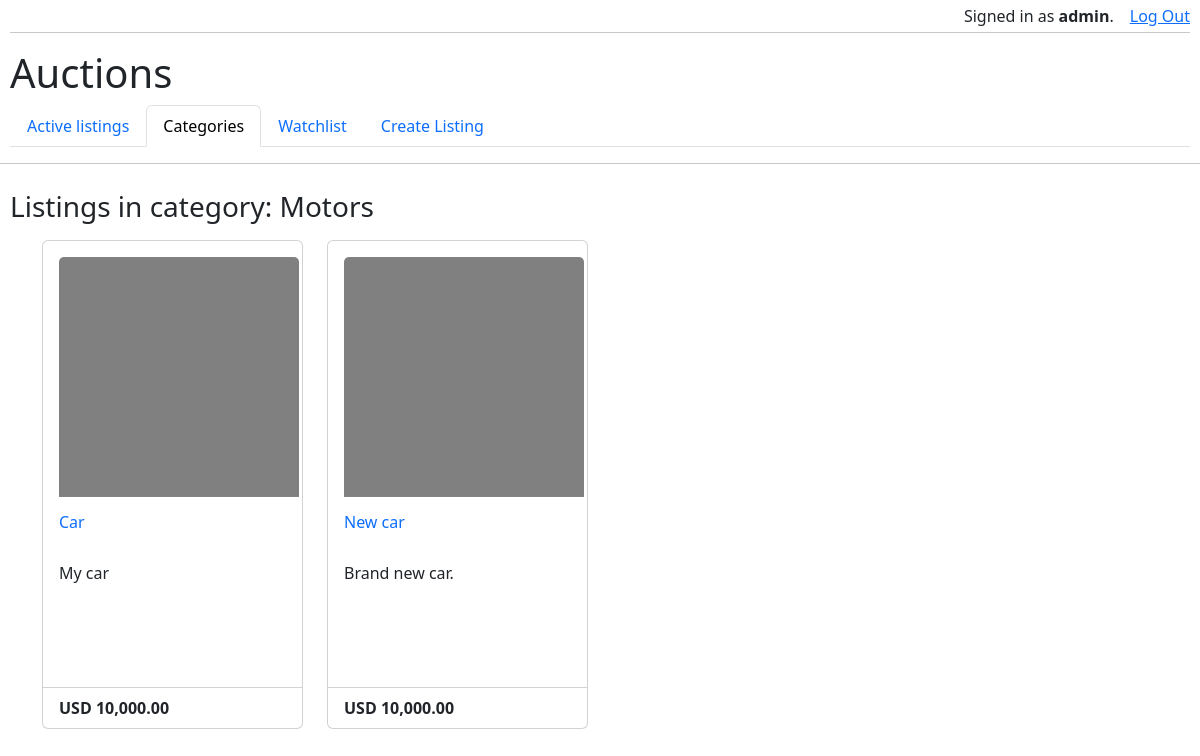
/category/motors (signed in), run on the app's committed database.
### auctions/models.py (models this page shows, shortened)
class User(AbstractUser):
    pass

class Category(models.Model):
    name = models.CharField(max_length=100, db_index=True, verbose_name='Name')
    slug = models.SlugField(max_length=100, db_index=True, unique=True, verbose_name='URL part (unique)')
    class Meta:
        verbose_name_plural = 'Categories'
        verbose_name = 'Category'

class Listing(models.Model):
    creator = models.ForeignKey('User', blank=True, null=True, on_delete=models.PROTECT, related_name="creator",
                                verbose_name='Creator')
    title = models.CharField(max_length=250, db_index=True, verbose_name='Title')
    slug = models.SlugField(max_length=300, db_index=True, unique=True, verbose_name='URL part (slug)')
    cat = models.ForeignKey('Category', verbose_name='Category', on_delete=models.CASCADE)
    price = models.FloatField(verbose_name='Starting bid')
    description = models.TextField(blank=True, verbose_name='Description')
    image = models.URLField(null=True, blank=True, verbose_name='Image url')
    timestamp = models.DateTimeField(auto_now_add=True, verbose_name='Timestamp')
    is_active = models.BooleanField(default=True, verbose_name='Is currently active')
    winner = models.ForeignKey('User', blank=True, null=True, on_delete=models.PROTECT,
                               related_name="winner", verbose_name='Winner')
    def get_absolute_url(self):
        return reverse('show_listing', kwargs={'listing_slug': self.slug})
    def usd_price(self):
        return "USD {:,.2f}".format(self.price)

### auctions/views.py (the view)
# urls.py: path('category/<slug:cat_slug>', views.show_category, name='show_category'),
def show_category(request, cat_slug):
    category = Category.objects.get(slug=cat_slug)
    cat_listings = Listing.objects.filter(cat=category).order_by("-id")
    pagination_range = 12
    paginator = Paginator(cat_listings, pagination_range)
    page_number = request.GET.get("page")
    page_obj = paginator.get_page(page_number)
    context = {
        'context_menu_pos': 2,
        'category': category,
        'page_obj': page_obj,
    }
    return render(request, "auctions/show_category.html", context)

### auctions/context_processor.py (called while the page is built)
def standard_interface(request):
    return {'menu': menu}

### auctions/templates/auctions/show_category.html (shortened to what this page needs)
{% extends "auctions/layout.html" %}
{% block body %}
    <h3>Listings in category: {{ category.name }}</h3>
    <div class="container mt-3">
    <div class="row row-cols-1 row-cols-md-3 g-4">
    {% for listing in page_obj %}
    <div class="col-lg-3 col-md-6">
        <div class="card">
        <div class="card-body">
            {% if listing.image %}
        <div class="img-top"><a href="{{ listing.get_absolute_url }}"><img src="{{ listing.image }}" class="card-img-top" alt="Not Found" onerror=""></a></div>
            {% else %}
            {% load static %}
        <div class="img-top"><a href="{{ listing.get_absolute_url }}"><img src="{% static 'auctions/no_image.png' %}" class="card-img-top" alt="Not Found" onerror=""></a></div>
            {% endif %}
        <h6 class="card-title mt-3"><a href="{{ listing.get_absolute_url }}">
            {{ listing.title|truncatechars:70 }}
        </a></h6>
         <div class="card-text">{{ listing.description|linebreaks }}</div>
        </div>
        <div class="card-footer bg-transparent">
                <b>{{ listing.usd_price }}</b>
        </div>
        </div>
        </div>
    {% endfor %}
    </div>
    </div>
{% endblock %}

### auctions/templates/auctions/layout.html (shortened to what this page needs)
{% load static %}
<!DOCTYPE html>
<html lang="en">
    <head>
        <link href="https://cdn.jsdelivr.net/npm/bootstrap@5.3.0-alpha3/dist/css/bootstrap.min.css" rel="stylesheet">
        <link href="{% static 'auctions/styles.css' %}" rel="stylesheet">
    </head>
    <body>
    <header>
            <ul class="nav mt-1 mb-1 justify-content-end">
            {% if user.is_authenticated %}
                <div class="ms-3">Signed in as <strong>{{ user.username }}</strong>.</div>
            {% else %}
                <div class="ms-3">Not signed in.</div>
            {% endif %}
            {% if user.is_authenticated %}
                <li class="nav-item ms-3">
                    <a href="{% url 'logout' %}">Log Out</a>
                </li>
            {% endif %}
            </ul>
        <hr class="mt-0">
        <h1>Auctions</h1>
        <ul class="nav nav-tabs">
        {% for item in menu %}
        {% if item.menu_pos == context_menu_pos %}
      <li class="nav-item">
        <a class="nav-link active" aria-current="page" href="{% url item.url_name %}">{{ item.title }}</a>
      </li>
         {% elif not user.is_authenticated and item.needs_authentication %}
        {% else %}
      <li class="nav-item">
        <a class="nav-link" href="{% url item.url_name %}">{{ item.title }}</a>
      </li>
        {% endif %}
        {% endfor %}
        </ul>
    </header>
        <hr>
    <main>
        {% block body %}
        {% endblock %}
    </main>
    </body>
</html>

### auctions/static/auctions/styles.css (style rules this page uses)
body { max-width: 1333px; margin: auto; padding-bottom: 20px; }
header { padding-left: 10px; padding-right: 10px; }
main { padding: 10px; }
img { width: 240px; height: 240px; }
.card { min-width: 240px; }
.card-title { height: 40px; overflow: hidden; }
.img-top { min-height: 240px; min-width: 240px; }
.card-title a { text-decoration: none; }
.card-text { height: 110px; overflow: hidden; }

### data on the page
User: username "admin"
Category: name "Motors"
Listing: title "Car", description "My car", usd_price "USD 10,000.00"
Listing: title "New car", description "Brand new car.", usd_price "USD 10,000.00"

### other printed values
{{ item.title }} "Active listings" "Watchlist" "Create Listing"
{{ item.title }} "Categories"
